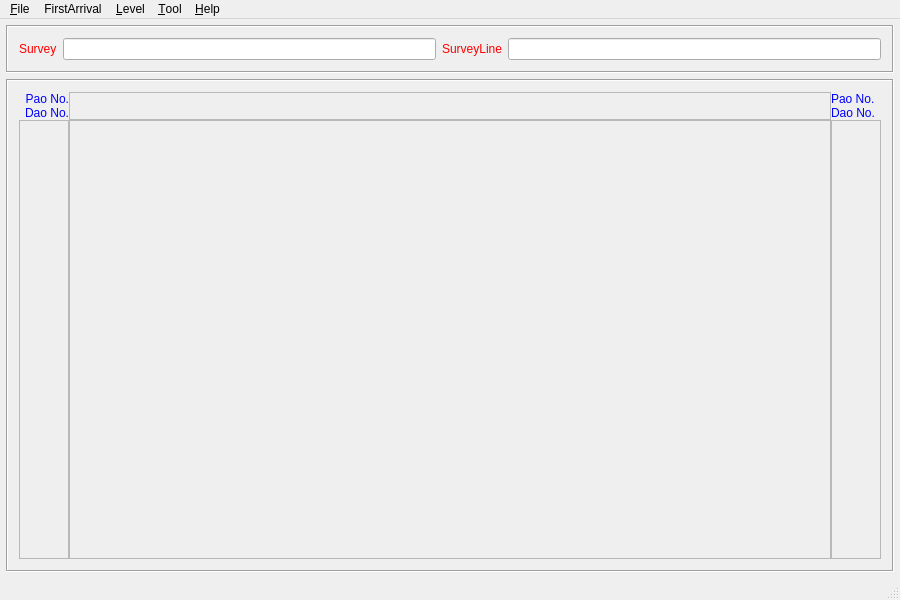
<?xml version="1.0" encoding="UTF-8"?>
<ui version="4.0">
 <class>SeisDoClass</class>
 <widget class="QMainWindow" name="SeisDoClass">
  <property name="geometry">
   <rect>
    <x>0</x>
    <y>0</y>
    <width>900</width>
    <height>600</height>
   </rect>
  </property>
  <property name="windowTitle">
   <string>SeisDo</string>
  </property>
  <widget class="QWidget" name="centralWidget">
   <layout class="QGridLayout" name="gridLayout_2">
    <property name="margin">
     <number>6</number>
    </property>
    <item row="0" column="0">
     <widget class="QFrame" name="headerInfo">
      <property name="frameShape">
       <enum>QFrame::Box</enum>
      </property>
      <property name="frameShadow">
       <enum>QFrame::Sunken</enum>
      </property>
      <layout class="QGridLayout" name="gridLayout">
       <item row="0" column="0">
        <widget class="QLabel" name="label">
         <property name="styleSheet">
          <string notr="true">color: rgb(255, 0, 0);</string>
         </property>
         <property name="text">
          <string>Survey</string>
         </property>
        </widget>
       </item>
       <item row="0" column="1">
        <widget class="QLineEdit" name="txtSurvey">
         <property name="alignment">
          <set>Qt::AlignCenter</set>
         </property>
         <property name="readOnly">
          <bool>true</bool>
         </property>
        </widget>
       </item>
       <item row="0" column="2">
        <widget class="QLabel" name="label_2">
         <property name="styleSheet">
          <string notr="true">color: rgb(255, 0, 0);</string>
         </property>
         <property name="text">
          <string>SurveyLine</string>
         </property>
        </widget>
       </item>
       <item row="0" column="3">
        <widget class="QLineEdit" name="txtInline">
         <property name="alignment">
          <set>Qt::AlignCenter</set>
         </property>
         <property name="readOnly">
          <bool>true</bool>
         </property>
        </widget>
       </item>
      </layout>
     </widget>
    </item>
    <item row="1" column="0">
     <widget class="QFrame" name="frame">
      <property name="sizePolicy">
       <sizepolicy hsizetype="Preferred" vsizetype="Expanding">
        <horstretch>0</horstretch>
        <verstretch>0</verstretch>
       </sizepolicy>
      </property>
      <property name="frameShape">
       <enum>QFrame::Box</enum>
      </property>
      <property name="frameShadow">
       <enum>QFrame::Sunken</enum>
      </property>
      <layout class="QGridLayout" name="gridLayout_5">
       <property name="spacing">
        <number>0</number>
       </property>
       <item row="0" column="0">
        <widget class="QFrame" name="frame_2">
         <property name="minimumSize">
          <size>
           <width>50</width>
           <height>0</height>
          </size>
         </property>
         <property name="styleSheet">
          <string notr="true">color: rgb(0, 0, 255);</string>
         </property>
         <property name="frameShape">
          <enum>QFrame::NoFrame</enum>
         </property>
         <property name="frameShadow">
          <enum>QFrame::Raised</enum>
         </property>
         <property name="lineWidth">
          <number>0</number>
         </property>
         <layout class="QGridLayout" name="gridLayout_3">
          <property name="margin">
           <number>0</number>
          </property>
          <property name="spacing">
           <number>0</number>
          </property>
          <item row="0" column="0">
           <widget class="QLabel" name="label_3">
            <property name="text">
             <string>Pao No.</string>
            </property>
            <property name="alignment">
             <set>Qt::AlignRight|Qt::AlignTrailing|Qt::AlignVCenter</set>
            </property>
           </widget>
          </item>
          <item row="1" column="0">
           <widget class="QLabel" name="label_4">
            <property name="text">
             <string>Dao No.</string>
            </property>
            <property name="alignment">
             <set>Qt::AlignRight|Qt::AlignTrailing|Qt::AlignVCenter</set>
            </property>
           </widget>
          </item>
         </layout>
        </widget>
       </item>
       <item row="0" column="1">
        <widget class="AxisLegend" name="top">
         <property name="frameShape">
          <enum>QFrame::StyledPanel</enum>
         </property>
         <property name="frameShadow">
          <enum>QFrame::Sunken</enum>
         </property>
        </widget>
       </item>
       <item row="0" column="2">
        <widget class="QFrame" name="frame_3">
         <property name="minimumSize">
          <size>
           <width>50</width>
           <height>0</height>
          </size>
         </property>
         <property name="layoutDirection">
          <enum>Qt::LeftToRight</enum>
         </property>
         <property name="styleSheet">
          <string notr="true">color: rgb(0, 0, 255);</string>
         </property>
         <property name="frameShape">
          <enum>QFrame::NoFrame</enum>
         </property>
         <property name="frameShadow">
          <enum>QFrame::Raised</enum>
         </property>
         <property name="lineWidth">
          <number>0</number>
         </property>
         <layout class="QGridLayout" name="gridLayout_4">
          <property name="margin">
           <number>0</number>
          </property>
          <property name="spacing">
           <number>0</number>
          </property>
          <item row="0" column="0">
           <widget class="QLabel" name="label_5">
            <property name="text">
             <string>Pao No.</string>
            </property>
            <property name="alignment">
             <set>Qt::AlignLeading|Qt::AlignLeft|Qt::AlignVCenter</set>
            </property>
           </widget>
          </item>
          <item row="1" column="0">
           <widget class="QLabel" name="label_6">
            <property name="text">
             <string>Dao No.</string>
            </property>
            <property name="alignment">
             <set>Qt::AlignLeading|Qt::AlignLeft|Qt::AlignVCenter</set>
            </property>
           </widget>
          </item>
         </layout>
        </widget>
       </item>
       <item row="1" column="0">
        <widget class="AxisLegend" name="left">
         <property name="frameShape">
          <enum>QFrame::StyledPanel</enum>
         </property>
         <property name="frameShadow">
          <enum>QFrame::Sunken</enum>
         </property>
        </widget>
       </item>
       <item row="1" column="1">
        <widget class="Canvas" name="view">
         <property name="sizePolicy">
          <sizepolicy hsizetype="Expanding" vsizetype="Expanding">
           <horstretch>0</horstretch>
           <verstretch>0</verstretch>
          </sizepolicy>
         </property>
         <property name="frameShape">
          <enum>QFrame::StyledPanel</enum>
         </property>
         <property name="frameShadow">
          <enum>QFrame::Sunken</enum>
         </property>
        </widget>
       </item>
       <item row="1" column="2">
        <widget class="AxisLegend" name="right">
         <property name="frameShape">
          <enum>QFrame::StyledPanel</enum>
         </property>
         <property name="frameShadow">
          <enum>QFrame::Sunken</enum>
         </property>
        </widget>
       </item>
       <item row="2" column="1">
        <widget class="QFrame" name="bottom">
         <property name="frameShape">
          <enum>QFrame::StyledPanel</enum>
         </property>
         <property name="frameShadow">
          <enum>QFrame::Raised</enum>
         </property>
        </widget>
       </item>
      </layout>
     </widget>
    </item>
   </layout>
  </widget>
  <widget class="QMenuBar" name="menuBar">
   <property name="geometry">
    <rect>
     <x>0</x>
     <y>0</y>
     <width>900</width>
     <height>22</height>
    </rect>
   </property>
   <widget class="QMenu" name="menu_F">
    <property name="title">
     <string>&amp;File</string>
    </property>
   </widget>
   <widget class="QMenu" name="menu_B">
    <property name="title">
     <string>FirstArrival</string>
    </property>
   </widget>
   <widget class="QMenu" name="menu_L">
    <property name="title">
     <string>&amp;Level</string>
    </property>
   </widget>
   <widget class="QMenu" name="menu_T">
    <property name="title">
     <string>&amp;Tool</string>
    </property>
    <widget class="QMenu" name="menuLanguage">
     <property name="title">
      <string>&amp;Language</string>
     </property>
     <addaction name="actionChinese"/>
     <addaction name="actionEnglish"/>
    </widget>
    <addaction name="menuLanguage"/>
   </widget>
   <widget class="QMenu" name="menu_H">
    <property name="title">
     <string>&amp;Help</string>
    </property>
   </widget>
   <addaction name="menu_F"/>
   <addaction name="menu_B"/>
   <addaction name="menu_L"/>
   <addaction name="menu_T"/>
   <addaction name="menu_H"/>
  </widget>
  <widget class="QStatusBar" name="statusBar"/>
  <action name="actionChinese">
   <property name="checkable">
    <bool>true</bool>
   </property>
   <property name="text">
    <string>&amp;Chinese</string>
   </property>
   <property name="autoRepeat">
    <bool>true</bool>
   </property>
  </action>
  <action name="actionEnglish">
   <property name="checkable">
    <bool>true</bool>
   </property>
   <property name="checked">
    <bool>true</bool>
   </property>
   <property name="text">
    <string>&amp;English</string>
   </property>
   <property name="autoRepeat">
    <bool>true</bool>
   </property>
  </action>
 </widget>
 <layoutdefault spacing="6" margin="11"/>
 <customwidgets>
  <customwidget>
   <class>Canvas</class>
   <extends>QFrame</extends>
   <header>Canvas.hpp</header>
   <container>1</container>
  </customwidget>
  <customwidget>
   <class>AxisLegend</class>
   <extends>QFrame</extends>
   <header>AxisLegend.hpp</header>
   <container>1</container>
  </customwidget>
 </customwidgets>
 <resources/>
 <connections/>
</ui>
